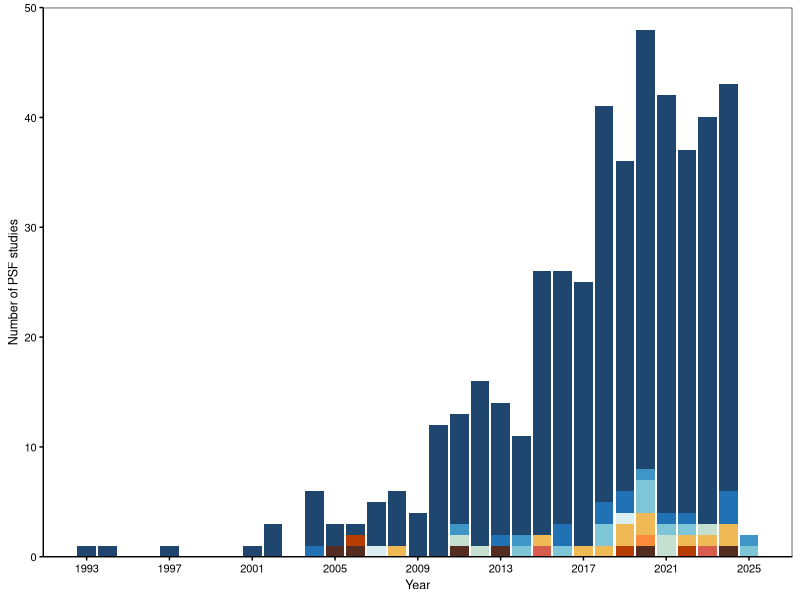
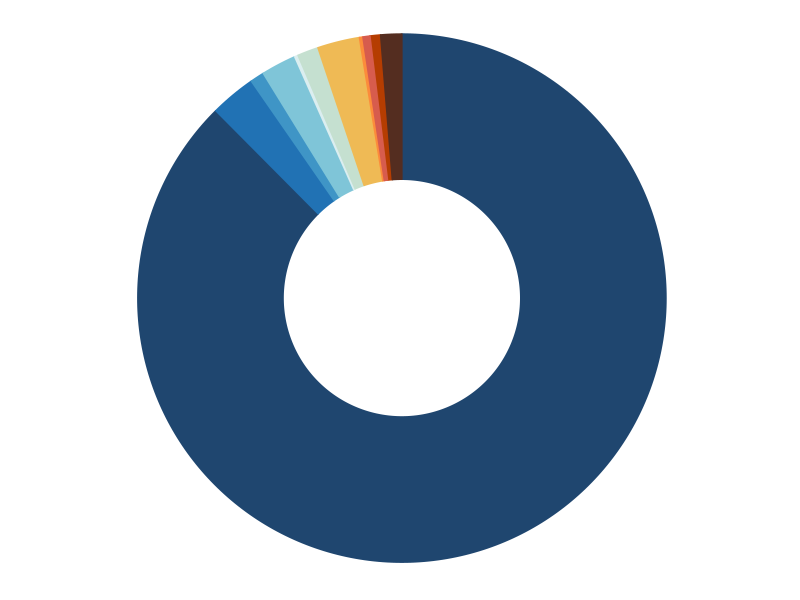
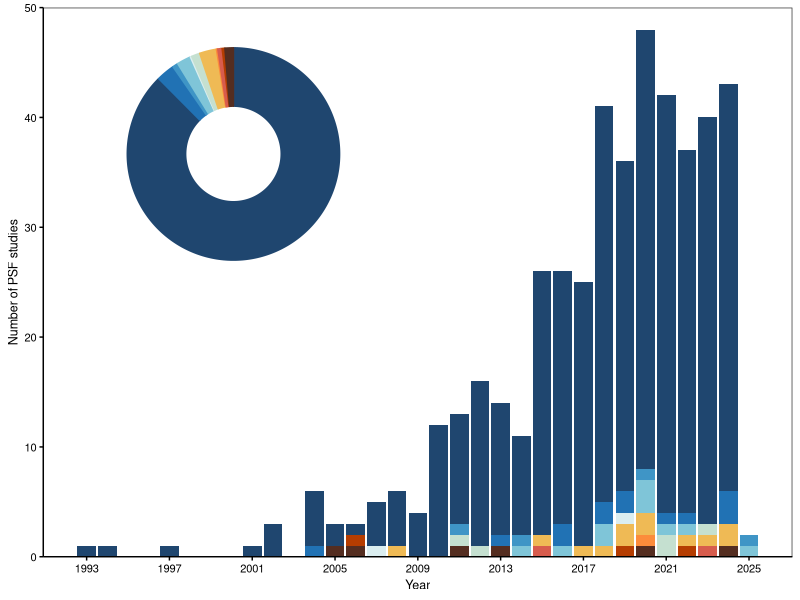
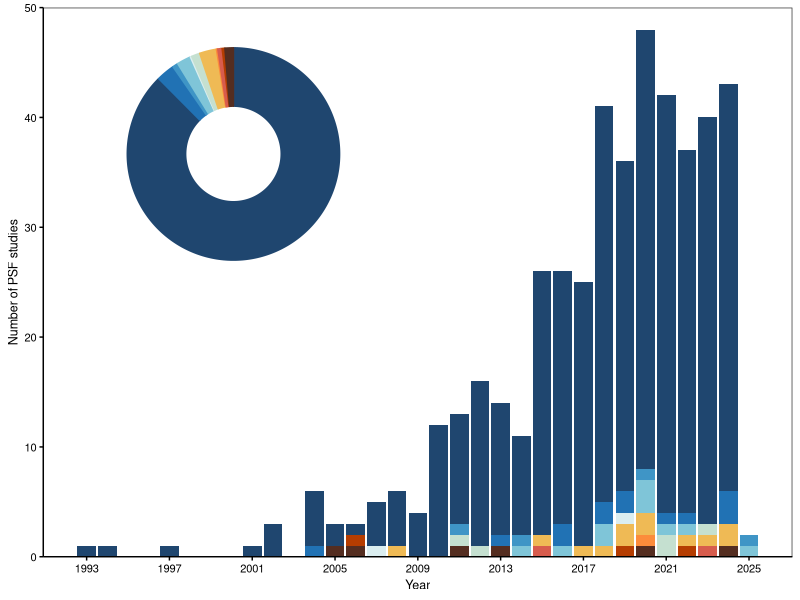

Write R code to recreate these figures, in order.
###########################################################################################
#####                                  Library &  theme                               #####
###########################################################################################

library(openxlsx)
library(tidyr)
library(dplyr)
library(ggplot2)
library(forcats)
library(ggforce)
library(RColorBrewer)

mytheme= theme(legend.position = "none",
               panel.grid=element_blank(),
               legend.background = element_rect(fill = NA ,linewidth = 0.5),
               panel.border = element_rect(linewidth = 0.5 ),###
               line = element_line(linewidth = 0.5), 
               axis.line = element_line(colour = "black",linewidth = 0.5), 
               axis.ticks = element_line(colour = "black",linewidth = 0.5),  
               legend.title = element_text(colour='black', size=9), 
               legend.text = element_text(size = 8, lineheight = 1.33),  
               axis.title = element_text(colour='black', size=9),
               axis.text = element_text(colour='black',size=8),
               plot.tag = element_text(size = 11, face = "bold"))


###########################################################################################
#####                                       Fig.1                                     #####
###########################################################################################
setwd('D:/2025.10.4-NPH/0-Code-alive-1216/code-0108-R1/Fig.1')
  
data_li = read.xlsx("data_Fig.1.xlsx", sheet="bar" ,colNames = T, rowNames = F);head(data)

long_data <- data_li %>% pivot_longer(cols = -Group, names_to = "Year", values_to = "No._PSF_studies" ) %>% mutate(Year = as.numeric(Year))  
dim(long_data)
long_data$Group = factor(long_data$Group)
long_data$Group = factor(long_data$Group, levels = c("1","2","3","4","5","6","8","9","10","12",">12"))

### bar
ggplot(long_data, aes(x = Year, y = No._PSF_studies, alluvium = Group, fill = Group )) +  
  geom_col(position = "stack") + 
  scale_fill_manual(values = rev(c("#542D20","#b53d01" , "#D75C4D", "#fc8c3b",  "#EFBA55",
                                   "#C5E0D0", "#dbeef0",  "#7FC5D8","#3f95c6", "#2172b4","#1F466F")))+
  theme(legend.position = "right") + 
  theme(legend.text = element_text(size = 14))+  
  scale_y_continuous(expand = c(0, 0), limits = c(0,50)) +
  theme_test()+mytheme+labs(x ="Year", y = "Number of PSF studies")+
  scale_x_continuous( breaks = seq(min(long_data$Year), max(long_data$Year), by = 4))-> P;P


### pie
data = read.xlsx("data_Fig.1.xlsx", sheet = "pie", rowNames = T, colNames = T);head(data)
total <- sum(data$No._study_Cspp._peryear)
data$start_angle <- NA
data$end_angle <- NA
#start_angle & end_angle
for (i in 1:nrow(data)) {
  if (i == 1) {
    data$start_angle[i] <- 0   
  } else {
    data$start_angle[i] <- data$end_angle[i - 1]  
  }
  data$end_angle[i] <- data$start_angle[i] + (data$No._study_Cspp._peryear[i] / total) * (2 * pi)
};head(data)


df1 = data;head(df1)
df1$MaxNo._Cspp.ID = as.factor(df1$MaxNo._Cspp.ID)
 
ggplot()+
  geom_arc_bar(data=df1,stat ="pie", aes(x0=0,y0=0,r0=0.9,r=2, amount=Percentage,
               fill=MaxNo._Cspp.ID,color=MaxNo._Cspp.ID ), show.legend = F)+
  coord_fixed() + theme_no_axes()+
  scale_fill_manual(values = c(  "#1F466F","#2172b4","#3f95c6","#7FC5D8" ,"#dbeef0" ,"#C5E0D0",
                                 "#EFBA55", "#fc8c3b","#D75C4D","#b53d01","#542D20"))+
  scale_color_manual(values = c( "#1F466F","#2172b4","#3f95c6","#7FC5D8","#dbeef0",  "#C5E0D0",
                                 "#EFBA55", "#fc8c3b","#D75C4D","#b53d01","#542D20"))+
  theme(panel.border = element_blank(),legend.key.width = unit(0.5,"cm"),legend.key.height = unit(0.5,"cm"))->pie;pie


#visualization-Fig.1
P + annotation_custom(grob=ggplotGrob(pie),ymin = 25, ymax =48, xmin=1992, xmax=2008) -> p1;p1
ggsave("Fig.1.pdf", plot = p1,width = 17.3, height = 18 ,  units = "cm", dpi = 600)  
 




